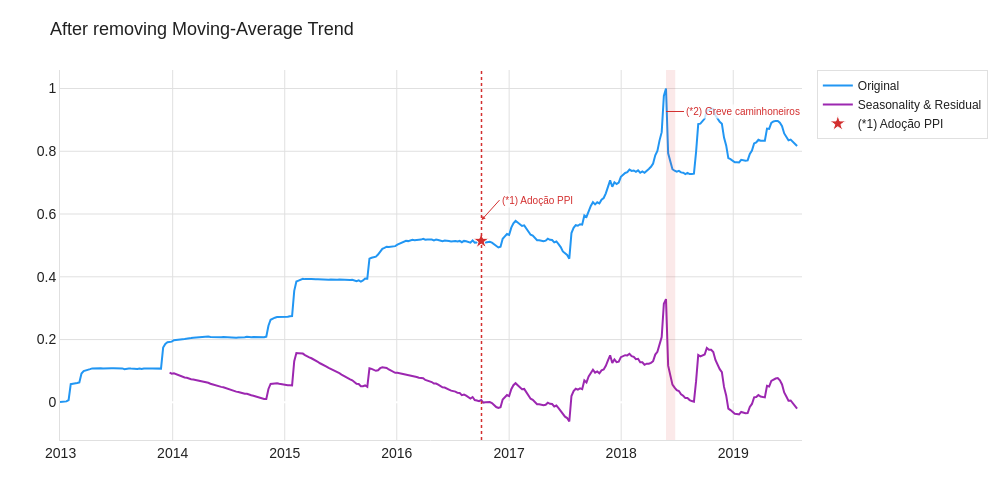

Write notebook code for a chart like this one.
### Code cell
train_scaled_trend_ma = train_scaled.rolling(window=period).mean()
train_scaled_sr_ma = train_scaled - train_scaled_trend_ma

plot_series(
    (train_scaled, "Original", PPT_COLORS["train"]),
    (train_scaled_sr_ma, "Seasonality & Residual", PPT_COLORS["season"]),
    title="After removing Moving-Average Trend",
    save_name="04_sr_ma",
)

### Figure 1 — Plotly figure (JSON) as saved in the notebook; plotly's stock layout.template omitted (floating-point values rounded to 4 significant figures; data arrays with more than 128 entries replaced by an {"elided": "..."} marker saying what was removed)
{"data": [{"line": {"color": "#2196F3", "width": 2}, "mode": "lines", "name": "Original", "type": "scatter", "x": {"elided": "344 str values"}, "y": {"elided": "344 float values"}}, {"line": {"color": "#9C27B0", "width": 2}, "mode": "lines", "name": "Seasonality & Residual", "type": "scatter", "x": {"elided": "344 str values"}, "y": {"elided": "344 float values"}}, {"hoverinfo": "text", "hovertext": "Out/2016 — Petrobras adota PPI (Preço de Paridade de Importação): preços passam a seguir Brent + câmbio", "marker": {"color": "#D32F2F", "line": {"color": "white", "width": 1}, "size": 12, "symbol": "star"}, "mode": "markers", "name": "(*1) Adoção PPI", "showlegend": true, "type": "scatter", "x": ["2016-10-02T00:00:00"], "y": [0.5143]}], "layout": {"annotations": [{"arrowcolor": "#D32F2F", "arrowhead": 2, "arrowsize": 0.8, "arrowwidth": 1, "ax": 18, "ay": -20, "bgcolor": "rgba(255,255,255,0.75)", "font": {"color": "#D32F2F", "size": 10}, "hovertext": "Out/2016 — Petrobras adota PPI (Preço de Paridade de Importação): preços passam a seguir Brent + câmbio", "showarrow": true, "text": "(*1) Adoção PPI", "x": "2016-10-03T00:00:00", "xanchor": "left", "xref": "x", "y": 0.5943, "yref": "paper"}, {"arrowcolor": "#D32F2F", "arrowhead": 0, "arrowwidth": 1, "ax": 18, "ay": 0, "bgcolor": "rgba(255,255,255,0.75)", "font": {"color": "#D32F2F", "size": 10}, "hovertext": "27/05–26/06/2018 — Greve dos caminhoneiros: vendas de diesel reduziram ~30%", "showarrow": true, "text": "(*2) Greve caminhoneiros", "x": "2018-05-27T00:00:00", "xanchor": "left", "xref": "x", "y": 0.8879, "yref": "paper"}], "font": {"color": "#212121", "family": "Arial", "size": 14}, "height": 500, "legend": {"bgcolor": "rgba(255,255,255,0.9)", "bordercolor": "#E0E0E0", "borderwidth": 1, "font": {"size": 12}}, "margin": {"b": 60, "l": 60, "r": 40, "t": 70}, "paper_bgcolor": "#FFFFFF", "plot_bgcolor": "#FFFFFF", "shapes": [{"line": {"color": "#D32F2F", "dash": "dot", "width": 1.5}, "type": "line", "x0": "2016-10-03T00:00:00", "x1": "2016-10-03T00:00:00", "xref": "x", "y0": 0, "y1": 1, "yref": "paper"}, {"fillcolor": "rgba(211,47,47,0.10)", "line": {"width": 0}, "type": "rect", "x0": "2018-05-27T00:00:00", "x1": "2018-06-26T00:00:00", "xref": "x", "y0": 0, "y1": 1, "yref": "paper"}], "title": {"font": {"color": "#212121", "size": 18}, "text": "After removing Moving-Average Trend"}, "width": 1000, "xaxis": {"gridcolor": "#E0E0E0", "linecolor": "#E0E0E0", "showgrid": true}, "yaxis": {"gridcolor": "#E0E0E0", "linecolor": "#E0E0E0", "showgrid": true}}}
